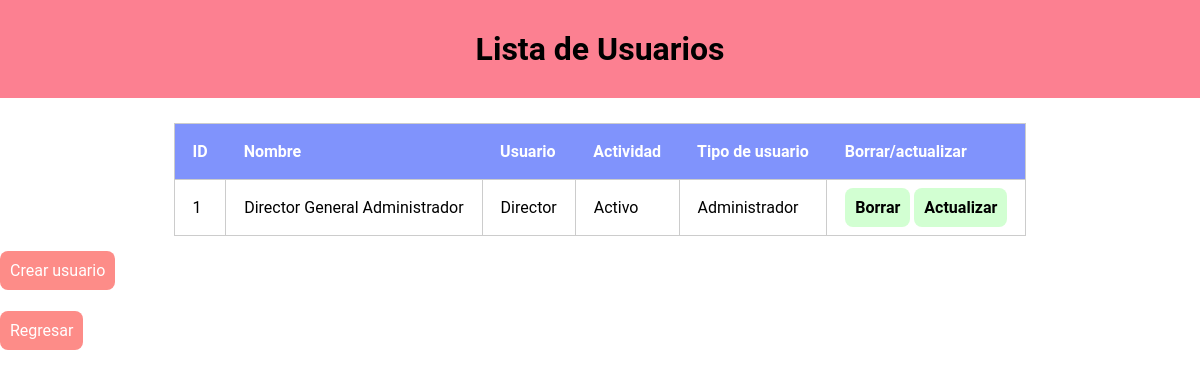
Page /cuentas.php on the committed database.
### tables this page shows
CREATE TABLE usuario(
    id INT PRIMARY KEY AUTO_INCREMENT NOT NULL,
    nombre VARCHAR(50) NOT NULL,
    ap VARCHAR(50) NOT NULL,
    am VARCHAR(50) NOT NULL,
    pswd VARCHAR(255) NOT NULL,
    usuario VARCHAR(50) NOT NULL,
    actividad BOOLEAN NOT NULL,
    idTipo INT NOT NULL,
    FOREIGN KEY (idTipo) REFERENCES tipoUsuario(id) ON DELETE CASCADE
);

CREATE TABLE tipoUsuario(
    id INT PRIMARY KEY AUTO_INCREMENT NOT NULL,
    descripcion VARCHAR(50) NOT NULL
);

### cuentas.php (the view, shortened to what this page needs)
<?php
$pdo = conn::conn();
$query = "
    SELECT
        usuario.*,
        tipoUsuario.descripcion AS tipo_usuario
    FROM
        usuario
    INNER JOIN
        tipoUsuario ON usuario.idTipo = tipoUsuario.id
";
$stmt = $pdo->prepare($query);
$stmt->execute();
$usuarios = $stmt->fetchAll(PDO::FETCH_ASSOC);
?>
<!DOCTYPE html>
<html lang="es">
<head>
    <link rel="stylesheet" href="css/cuentas.css">
</head>
<body>
    <header>
        <h1>Lista de Usuarios</h1>
    </header>
    <main>
        <table>
            <tr>
                <th>ID</th>
                <th>Nombre</th>
                <th>Usuario</th>
                <th>Actividad</th>
                <th>Tipo de usuario</th>
                <th>Borrar/actualizar</th>
            </tr>
            <?php foreach ($usuarios as $usuario) : ?>
                <tr>
                    <td><?php echo htmlspecialchars($usuario['id']); ?></td>
                    <td><?php echo htmlspecialchars($usuario['nombre'] . " " . $usuario['ap'] . " " . $usuario['am']); ?></td>
                    <td><?php echo htmlspecialchars($usuario['usuario']);?></td>
                    <td><?php if($usuario['actividad'] === 1){
                        echo htmlspecialchars('Activo');
                    } else{
                        echo htmlspecialchars('Inactivo');
                    } ?></td>
                    <td><?php echo htmlspecialchars($usuario['tipo_usuario']); ?></td>
                    <td>
                        <?php echo "<a href='php/usuario/borrar.php?id=" . urlencode($usuario['id']) . "'>Borrar</a>"; ?>
                        <?php echo "<a href='php/usuario/actualizar.php?id=" . urlencode($usuario['id']) . "'>Actualizar</a>"; ?>
                    </td>
                </tr>
            <?php endforeach; ?>
        </table>
        <a href="crearUsuario.php">Crear usuario</a>
    </main>
    <nav>
        <ul>
            <li>
                <a href="inicio.php">Regresar</a>
            </li>
        </ul>
    </nav>
</body>
</html>

### css/cuentas.css (style rules this page uses)
* { padding: 0; margin: 0; box-sizing: border-box; font-family: 'Roboto', sans-serif; }
header { background-color: #fc8091; padding: 30px; display: flex; justify-content: space-between; align-items: center; }
h1 { width: 100%; text-align: center; }
nav ul { list-style: none; display: flex; align-items: center; gap: 20px; }
a { text-decoration: none; color: white; background-color: #fd8c88; padding: 10px; margin-top: 40px; border-radius: 8px; transition: 0.4s; cursor: pointer; }
table { border: 1px solid #ccc; border-collapse: collapse; margin: 25px auto; }
table a { background-color: rgb(210, 255, 210); color: black; font-weight: bolder; }
th { background-color: #8093fc; color: white; }
td { border: 1px solid #ccc; padding: 18px; }
th, td { padding: 18px; text-align: left; }
nav { height: 100px; display: flex; align-items: center; }

### rows in the picture
usuario: id "1", nombre+ap+am "Director General Administrador", usuario "Director", idTipo.descripcion "Administrador"
